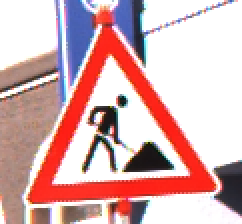
#> input picture checkpoint1/task3/ref_images/ref_col_a.png, 121 x 112 px (shown 2 times larger)
$ python -i tp2_team_2_2.py   (imports and definitions only)
#> lines starting #> are read from the running program, lines starting #| are printed output that depends on the picture; after the words box and inside, x2 and y2 are one past the last pixel; in counts of white or black regions, pixels touching at a corner belong together
"""
Course Number: ENGR 13300
Semester: Fall 2026

Description:
    Program takes in an image metadata CSV, cleans up each image, extracts nine color and shape features from it, saves the feature dataset to a CSV file, and prints the features for an image based on the user's input.

Assignment Information:
    Assignment:     8.2.2 tp2 Team 2
    Team ID:        LC5 - 02
    Author:         Sushant Santhosh, ssantho@purdue.edu
    Date:           10/22/2026

Contributors:
    Name, login@purdue [repeat for each]

    My contributor(s) helped me:
    [ ] understand the assignment expectations without
        telling me how they will approach it.
    [ ] understand different ways to think about a solution
        without helping me plan my solution.
    [ ] think through the meaning of a specific error or
        bug present in my code without looking at my code.
    Note that if you helped somebody else with their code, you
    have to list that person as a contributor here as well.

Academic Integrity Statement:
    I have not used source code obtained from any unauthorized
    source, either modified or unmodified; nor have I provided
    another student access to my code.  The project I am
    submitting is my own original work.
"""

import os
import math
import numpy as np
import pandas as pd
import cv2
from PIL import Image, ImageOps

TARGET_SIZE = (100, 100)
FEATURE_NAMES = ["hue_mean", "hue_std", "saturation_mean", "saturation_std", "value_mean", "value_std", "number_lines", "has_circle", "has_triangle"]


# [15 lines left out: function load_img, not called in this run]


def rgb_to_grayscale(linear_rgb): # from 17.2.2
    # split up the red, green, and blue channels
    r = linear_rgb[:, :, 0]
    g = linear_rgb[:, :, 1]
    b = linear_rgb[:, :, 2]
    # weighted sum since our eyes see green as the brightest and blue as the darkest
    return 0.2126 * r + 0.7152 * g + 0.0722 * b


# [12 lines left out: functions resize_image, pad_image, not called in this run]


def rgb_to_hsv(r, g, b): # from 7.2.1
    r_p, g_p, b_p = r / 255, g / 255, b / 255 # changes range from 0-255 to 0-1
    c_max = max(r_p, g_p, b_p)
    c_min = min(r_p, g_p, b_p)
    delta = c_max - c_min

    # sets the hue based on the largest channel
    if delta == 0:
        h_p = 0 # gray pixel so there is no hue
    elif c_max == r_p:
        h_p = (60 * ((g_p - b_p) / delta) + 360) % 360 # add 360 so negative angles wrap around
    elif c_max == g_p:
        h_p = 60 * ((b_p - r_p) / delta) + 120
    else:
        h_p = 60 * ((r_p - g_p) / delta) + 240

    # saturation is 0 for black pixels so we don't divide by 0
    if c_max == 0:
        s_p = 0
    else:
        s_p = delta / c_max
    v_p = c_max # value is just the brightest channel

    # changes range back to 0-255 (hue goes from 0-360 degrees to 0-255)
    return h_p * 255 / 360, s_p * 255, v_p * 255


def convert_to_hsv(rgb_image): # from 7.2.1
    # output has the same height and width as the input, stored as 8-bit values
    rows, cols = rgb_image.shape[0], rgb_image.shape[1]
    hsv_image = np.zeros((rows, cols, 3), dtype=np.uint8)
    for i in range(rows):
        for j in range(cols):
            # convert one pixel at a time (int() keeps the uint8 math from overflowing)
            r, g, b = rgb_image[i, j, :3]
            hsv_image[i, j] = rgb_to_hsv(int(r), int(g), int(b))
    return hsv_image


def create_gaussian_kernel(sigma): # from 7.2.3
    # kernel side lengths are always odd
    size = 2 * math.ceil(3 * sigma) + 1
    center = size // 2 # middle index of the kernel
    kernel = np.zeros((size, size), dtype=np.float64)

    for i in range(size):
        for j in range(size):
            # distance from the center of the kernel
            x = j - center
            y = i - center
            kernel[i, j] = (1 / (2 * math.pi * sigma ** 2)) * math.exp(-(x ** 2 + y ** 2) / (2 * sigma ** 2))

    # normalize so the values add up to 1 and brightness stays the same
    return kernel / np.sum(kernel)


def gaussian_filter(image, sigma): # from 7.2.3
    kernel = create_gaussian_kernel(sigma)
    k_size = kernel.shape[0]
    pad_size = (k_size - 1) // 2

    # add zero padding around the image
    padded = np.pad(image.astype(np.float64), pad_size, mode="constant", constant_values=0)

    # use a stride of 1
    rows, cols = image.shape
    output = np.zeros((rows, cols), dtype=np.float64)
    for i in range(rows):
        for j in range(cols):
            window = padded[i:i + k_size, j:j + k_size]
            output[i, j] = np.sum(window * kernel)

    # returns 8-bit values if the inputs are 8-bit values
    if image.dtype == np.uint8:
        output = np.clip(output, 0, 255).astype(np.uint8)
    return output

def sobel_filter(data, threshold=50): # from 8.2.1
    sobel_x = np.array([[-1, 0, 1], [-2, 0, 2], [-1, 0, 1]], dtype=float)
    sobel_y = np.array([[-1, -2, -1], [0, 0, 0], [1, 2, 1]], dtype=float)

    data_array = np.array(data, dtype=float) # use floats to avoid early rounding errors

    # zero pad the image and slide both kernels across
    padded = np.pad(data_array, 1, mode="constant", constant_values=0)
    rows, cols = data_array.shape
    gx = np.zeros((rows, cols), dtype=float)
    gy = np.zeros((rows, cols), dtype=float)
    for i in range(rows):
        for j in range(cols):
            window = padded[i:i + 3, j:j + 3]
            gx[i, j] = np.sum(window * sobel_x)
            gy[i, j] = np.sum(window * sobel_y)

    # combine the gradients and keep the max at 255
    magnitude = np.clip(np.sqrt(gx ** 2 + gy ** 2), 0, 255)

    edges = np.where(magnitude >= threshold, 255, 0)
    return edges.astype(np.uint8)


def detect_circle(gray_img):
    # blur first so noise doesn't get picked up as circles, cv2 needs 8-bit images
    blurred_img = gaussian_filter(gray_img, sigma=1.5)
    blurred_img = np.array(blurred_img).astype(np.uint8)

    circles = cv2.HoughCircles(blurred_img, cv2.HOUGH_GRADIENT, dp=1.2, minDist=50, param1=100, param2=30, minRadius=20, maxRadius=50)

    if circles is None:
        return 0
    return 1


def detect_triangle(gray_img):
    blurred = gaussian_filter(gray_img, sigma=1.0).astype(np.uint8)
    edges = sobel_filter(blurred)
    # find the outlines of shapes in the edge image
    contours, _ = cv2.findContours(edges, cv2.RETR_EXTERNAL, cv2.CHAIN_APPROX_SIMPLE)

    for contour in contours:
        epsilon = 0.04 * cv2.arcLength(contour, True)
        # simplifies the outline
        approx = cv2.approxPolyDP(contour, epsilon, True)
        if len(approx) == 3 and cv2.contourArea(approx) > 625:
            return 1
    return 0


def count_lines(gray_img):
    edges = sobel_filter(gray_img)

    lines = cv2.HoughLinesP(edges, 1, np.pi / 180, threshold=50, minLineLength=30, maxLineGap=10)

    if lines is None:
        return 0
    return len(lines)


def extract_features(img_array):
    # mean and standard deviation of the hue, saturation, and value channels
    hsv_img = convert_to_hsv(img_array)
    features = []
    for channel in range(3):
        features.append(float(np.mean(hsv_img[:, :, channel])))
        features.append(float(np.std(hsv_img[:, :, channel])))

    # use the grayscale version of the image for the shape features
    gray_img = rgb_to_grayscale(img_array)
    features.append(int(count_lines(gray_img)))
    features.append(int(detect_circle(gray_img)))
    features.append(int(detect_triangle(gray_img)))
    return features


# [44 lines left out: functions clean_image, main, not called in this run]


# [2 lines not run here, left out]

>>> import cv2
>>> picture = cv2.imread('checkpoint1/task3/ref_images/ref_col_a.png')
#> picture is the input picture: shape (112, 121, 3); mean B, G, R 176.5, 175.9, 215
>>> result = extract_features(picture)
#> after the loop in convert_to_hsv, `for i in range(rows):`:
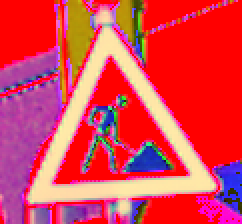
#> hsv_image: shape (112, 121, 3) (shown 2 times larger); mean B, G, R 81.6, 65.1, 222.1
#> in rgb_to_grayscale, `b = linear_rgb[:, :, 2]`:
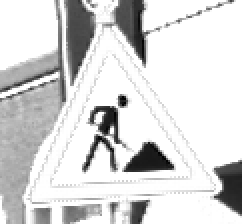
#> b: shape (112, 121) (shown 2 times larger); min 0, max 255, mean 215
#> in sobel_filter, `gx = np.zeros((rows, cols), dtype=float)`: gx: shape (112, 121) float64; every value is 0
#> in sobel_filter, `edges = np.where(magnitude >= threshold, 255, 0)`:
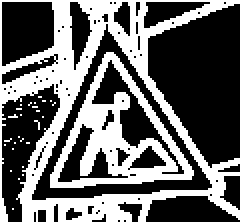
#> edges: shape (112, 121) int64 (shown 2 times larger); 41% white; 28 white regions (26 under 20 px), largest, box (x1, y1, x2, y2) and area: (0, 0, 121, 112) 3860, (25, 26, 97, 94) 1642
#> call 2 of gaussian_filter, with sigma = 1
#> after the loop in gaussian_filter (call 2), `for i in range(rows):`:
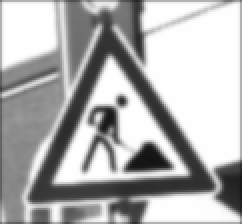
#> output: shape (112, 121) float64 (shown 2 times larger); min 20.35, max 255, mean 176.3
#> call 2 of sobel_filter, with threshold = 50
#> after the loop in sobel_filter (call 2), `for i in range(rows):`:
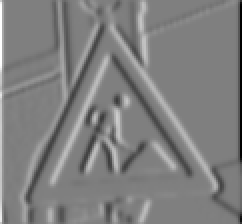
#> gx: shape (112, 121) float64 (shown 2 times larger); min -960, max 960, mean 0.4; drawn with min black and max white
#> after the loop in sobel_filter (call 2), `for i in range(rows):`:
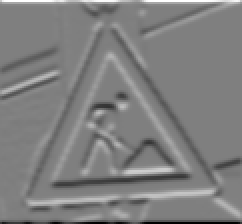
#> gy: shape (112, 121) float64 (shown 2 times larger); min -960, max 960, mean -0.2; drawn with min black and max white
#> in sobel_filter (call 2), `edges = np.where(magnitude >= threshold, 255, 0)`:
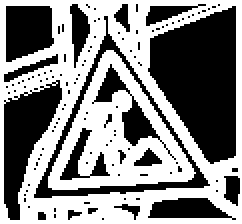
#> edges: shape (112, 121) int64 (shown 2 times larger); 52.2% white; 116 black regions (102 under 20 px), largest, box (x1, y1, x2, y2) and area: (74, 3, 118, 82) 2354, (2, 40, 31, 110) 989, (17, 8, 105, 99) 761
#> the loop in detect_triangle, `for contour in contours:` made 1 pass
#> contour on pass 1: [[0, 0], [0, 111], [120, 111], [120, 0]]
